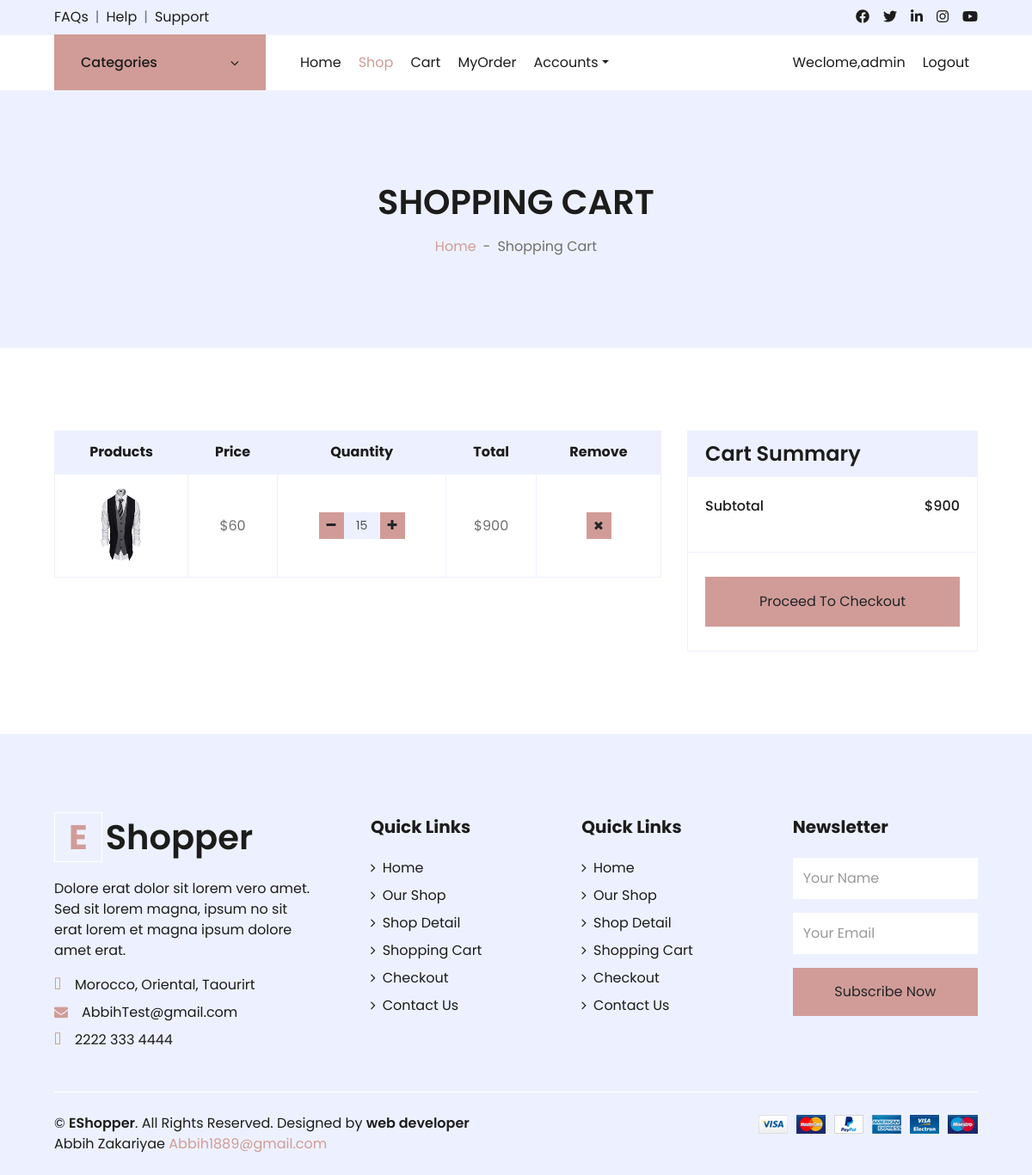
The page /Path_Cart/ (signed in) on the database its author committed.
### Order/models.py (models this page shows, shortened)
class OrderDetails(models.Model):
    product=models.ForeignKey(Products,on_delete=models.CASCADE)
    order=models.ForeignKey(Order,on_delete=models.CASCADE)
    quantity=models.PositiveIntegerField(default=1)
    def get_discount(self):
        Discount=self.quantity * self.product.DiscountPrice
        return Discount

### Product/models.py (models this page shows, shortened)
class Products(models.Model):
    category=models.ForeignKey(Categorys,on_delete=models.CASCADE)
    Name=models.CharField(max_length=255)
    Description=models.TextField()
    Price=models.PositiveIntegerField()
    DiscountPrice=models.PositiveIntegerField(null=True,blank=True,default=0)
    photo=models.ImageField(upload_to='PhotoProduct/')
    slug=models.SlugField(blank=True,null=True)

### Order/views.py (the view)
# urls.py: path('Path_Cart/',OrderApp.PageCart,name='Path_Cart'),
    def PageCart(request):
        Orderdetails=None
        order=None
        total=0
        if  request.user.is_authenticated and not request.user.is_anonymous:
            if Order.objects.filter(user=request.user,is_finished=False):
                order=get_object_or_404(Order,user=request.user,is_finished=False)
                Orderdetails=OrderDetails.objects.all().filter(order=order)
                total=0
                for sub in Orderdetails:
                    if sub.product.DiscountPrice:
                        total+=sub.quantity * sub.product.DiscountPrice
                    else : total+=sub.quantity * sub.product.Price
        return render(request,template_name="Shop/cart.html" ,  context={
            'order':order,
            'Orderdetails':Orderdetails,
            'total':total
        })

### Product/models.py (called while the page is built)
    def __str__(self) -> str:
        return self.Name

### Product/product_context_processor.py (called while the page is built)
def get_categorys(request):
    category=Categorys.objects.all()
    return {"category":category}

### templates/Shop/cart.html (shortened to what this page needs)
{%extends 'index.html'%}
{%load static%}
{%block content%}
    <div class="container-fluid bg-secondary mb-5">
        <div class="d-flex flex-column align-items-center justify-content-center" style="min-height: 300px">
            <h1 class="font-weight-semi-bold text-uppercase mb-3">Shopping Cart</h1>
            <div class="d-inline-flex">
                <p class="m-0"><a href="">Home</a></p>
                <p class="m-0 px-2">-</p>
                <p class="m-0">Shopping Cart</p>
            </div>
        </div>
    </div>
    <div class="container-fluid pt-5">
        <div class="row px-xl-5">
            <div class="col-lg-8 table-responsive mb-5">
                {%if not request.user.is_authenticated or request.user.is_anonymous%}
                    <div class="alert alert-success" role="alert">
                        <h4 class="alert-heading">You must be<a href="">Logged in</a></h4>
                 </div>
                {%elif order%}
                <table class="table table-bordered text-center mb-0">
                    <thead class="bg-secondary text-dark">
                        <tr>
                            <th>Products</th>
                            <th>Price</th>
                            <th>Quantity</th>
                            <th>Total</th>
                            <th>Remove</th>
                        </tr>
                    </thead>
                    <tbody class="align-middle">
                        {%for OrderItem in Orderdetails %}
                        <tr>
                            <td class="align-middle"><img src="{{OrderItem.product.photo.url}}" alt="" style="width: 50px;" height="95px">{{OrderItem.Name}}</td>
                            {%if OrderItem.product.DiscountPrice > 0%}
                            <td class="align-middle">${{OrderItem.product.DiscountPrice}}</td>
                            {%else%}
                            <td class="align-middle">${{OrderItem.product.Price}}</td>
                            {%endif%}
                            <td class="align-middle">
                                <div class="input-group quantity mx-auto" style="width: 100px;">
                                    <div class="input-group-btn">
                                        <a href="{%url 'Path_Sub_Qty' id=OrderItem.id %}" class="btn btn-sm btn-primary btn-minus" >
                                            <i class="fa fa-minus"></i>
                                        </a>
                                    </div>
                                    <input type="text" class="form-control form-control-sm bg-secondary text-center" value="{{OrderItem.quantity}}">
                                    <div class="input-group-btn">
                                        <a href="{%url 'Path_Add_Qty' id=OrderItem.id %}" class="btn btn-sm btn-primary btn-plus">
                                            <i class="fa fa-plus"></i>
                                        </a>
                                    </div>
                                </div>
                            </td>
                            {%if OrderItem.product.DiscountPrice > 0%}
                            <td class="align-middle">${{OrderItem.get_discount}}</td>
                            {%else%}
                            <td class="align-middle">${{OrderItem.get_price}}</td>
                            {%endif%}
                            <td class="align-middle"><a href="{% url 'Path_Remove_Cart' OrderItem.id%}" class="btn btn-sm btn-primary"><i class="fa fa-times"></i></a></td>
                        </tr>
                        {%endfor%}
                    </tbody>
                </table>
                {%else%}
                    <div class="alert alert-success" role="alert">
                         <h4 class="alert-heading">Your  Cart is Empty <a href="{%url 'Path_Shop'%}">AllProduct</a></h4>
                    </div>
                {%endif%}
            </div>
            {%if order%}
            <div class="col-lg-4">
                <div class="card border-secondary mb-5">
                    <div class="card-header bg-secondary border-0">
                        <h4 class="font-weight-semi-bold m-0">Cart Summary</h4>
                    </div>
                    <div class="card-body">
                        <div class="d-flex justify-content-between mb-3 pt-1">
                            <h6 class="font-weight-medium">Subtotal</h6>
                                    <h6 class="font-weight-medium">${{total}}</h6>
                        </div>
                    </div>
                    <div class="card-footer border-secondary bg-transparent">
                        <a href="{%url 'path_payment'%}" class="btn btn-block btn-primary my-3 py-3">Proceed To Checkout</a>
                    </div>
                </div>
            </div>
            {%endif%}
        </div>
    </div>
{%endblock%}

### templates/include/nav.html (shortened to what this page needs)
<div class="container-fluid">
    <div class="row border-top px-xl-5">
        <div class="col-lg-3 d-none d-lg-block">
            <a class="btn shadow-none d-flex align-items-center justify-content-between bg-primary text-white w-100" data-toggle="collapse" href="#navbar-vertical" style="height: 65px; margin-top: -1px; padding: 0 30px;">
                <h6 class="m-0">Categories</h6>
                <i class="fa fa-angle-down text-dark"></i>
            </a>
        </div>
        <div class="col-lg-9">
            {%  if  request.user.is_authenticated and not request.user.is_anonymous%}
            <nav class="navbar navbar-expand-lg bg-light navbar-light py-3 py-lg-0 px-0">
                <div class="collapse navbar-collapse justify-content-between" id="navbarCollapse">
                    <div class="navbar-nav mr-auto py-0">
                        <a href="{%url 'Path_Home'%}" class="nav-item nav-link">Home</a>
                        <a href="{%url 'Path_Shop'%}" class="nav-item nav-link active">Shop</a>
                        <a href="{%url 'Path_Cart'%}" class="nav-item nav-link">Cart</a>
                        <a href="{% url 'Path_Order'%}" class="nav-item nav-link">MyOrder</a>
                        <div class="nav-item dropdown">
                            <a href="#" class="nav-link dropdown-toggle" data-toggle="dropdown">Accounts</a>
                        </div>
                    </div>
                    <div class="navbar-nav ml-auto py-0">
                        <a  href="#" class="nav-item nav-link">Weclome,{{user.username}}</a>
                        <a href="{%url 'Path_Logout'%}" class="nav-item nav-link">Logout</a>
                    </div>
                </div>
            </nav>
            {%endif%}
        </div>
    </div>
</div>

### rows shown on the page
OrderDetails: product.photo (picture), product.DiscountPrice "60", quantity "15", get_discount "900"

### other values the page prints
{{ user.username }} "admin"
{{ total }} "900"
